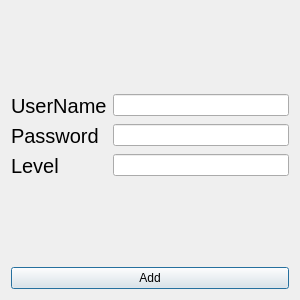
<?xml version="1.0" encoding="UTF-8"?>
<ui version="4.0">
 <class>Dialog</class>
 <widget class="QDialog" name="Dialog">
  <property name="windowModality">
   <enum>Qt::WindowModal</enum>
  </property>
  <property name="geometry">
   <rect>
    <x>0</x>
    <y>0</y>
    <width>300</width>
    <height>300</height>
   </rect>
  </property>
  <property name="maximumSize">
   <size>
    <width>300</width>
    <height>300</height>
   </size>
  </property>
  <property name="windowTitle">
   <string>Dialog</string>
  </property>
  <layout class="QVBoxLayout" name="verticalLayout_2">
   <item>
    <layout class="QVBoxLayout" name="verticalLayout">
     <item>
      <layout class="QFormLayout" name="formLayout">
       <property name="labelAlignment">
        <set>Qt::AlignLeading|Qt::AlignLeft|Qt::AlignVCenter</set>
       </property>
       <property name="formAlignment">
        <set>Qt::AlignLeading|Qt::AlignLeft|Qt::AlignVCenter</set>
       </property>
       <item row="0" column="0">
        <widget class="QLabel" name="label_3">
         <property name="styleSheet">
          <string notr="true">font-size:15pt</string>
         </property>
         <property name="text">
          <string>UserName</string>
         </property>
        </widget>
       </item>
       <item row="0" column="1">
        <widget class="QLineEdit" name="UserN_add"/>
       </item>
       <item row="1" column="0">
        <widget class="QLabel" name="label_4">
         <property name="styleSheet">
          <string notr="true">font-size:15pt</string>
         </property>
         <property name="text">
          <string>Password</string>
         </property>
        </widget>
       </item>
       <item row="1" column="1">
        <widget class="QLineEdit" name="UserP_add"/>
       </item>
       <item row="2" column="0">
        <widget class="QLabel" name="label_5">
         <property name="styleSheet">
          <string notr="true">font-size:15pt</string>
         </property>
         <property name="text">
          <string>Level</string>
         </property>
        </widget>
       </item>
       <item row="2" column="1">
        <widget class="QLineEdit" name="UserL_add"/>
       </item>
      </layout>
     </item>
     <item>
      <widget class="QPushButton" name="AddUserB">
       <property name="text">
        <string>Add</string>
       </property>
      </widget>
     </item>
    </layout>
   </item>
  </layout>
 </widget>
 <resources/>
 <connections/>
</ui>
